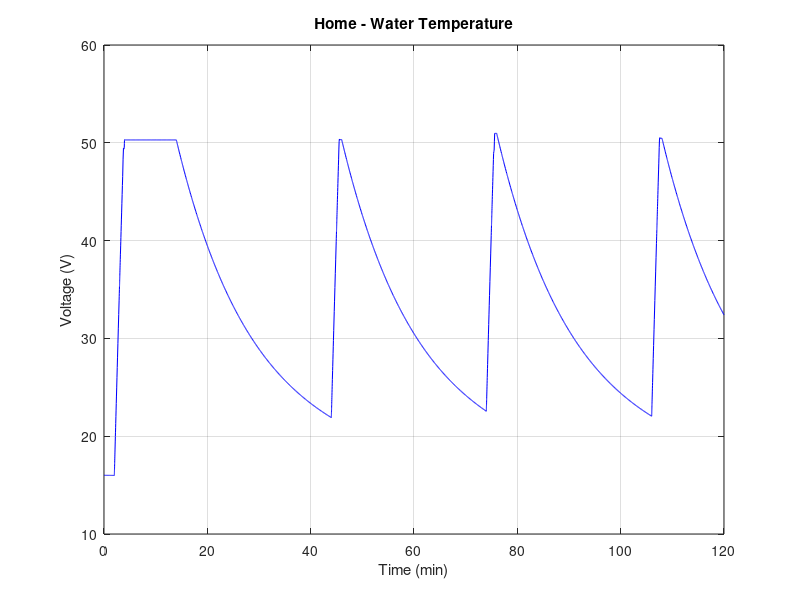
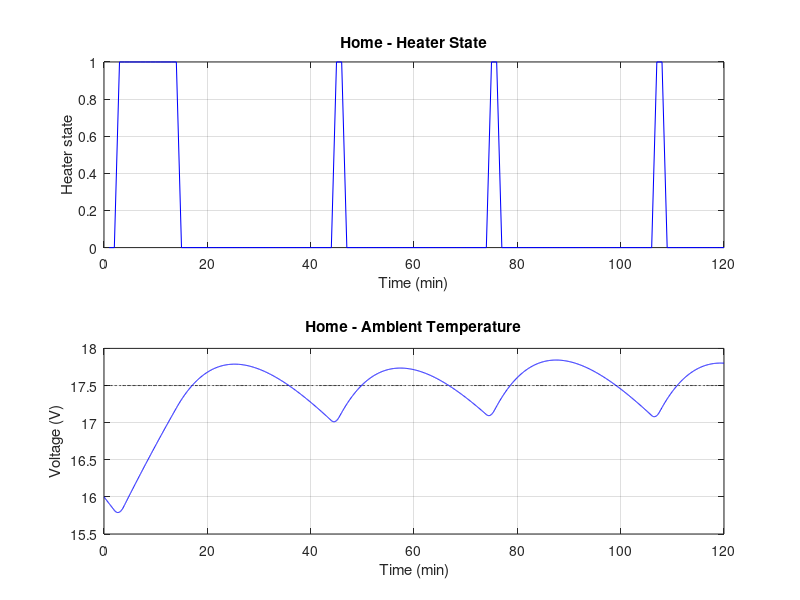

The MATLAB source for these figures, in order:
% describe me
clear all;
close all;
pkg load signal;

%%
% Global variables
%%
global T_SIM_MINS = 2*60; % Simulation Time (minutes).
global T_SAMPLE = 1*60; % Sample duration (seconds). Each sample a new input
                          % value will arrive from the controller
min_samples = 3;
ode_options = odeset('RelTol', 1e-2, 
                     'AbsTol', 1e-4,
                     'MaxStep', T_SAMPLE/min_samples);

%%
% Model input signal
%%
function y = si(t)
  y = 17.5;
end

%%
% Model the controller for the home heating system.
% Receives the input signal (target temperature) and home temperature
% Outputs the heating state as 0 (off) or 1 (on).
%%
function ht_en = run_controller(T_target, T_home, t)
  global integral = 0;
  global derivative = 0;
  global previous_error = 0;
  global last_t = 0;
  global window_start_time = 0;
  global on_time = 0;
  
  MIN_ON = 1*60;
  WINDOW_SIZE = 2*60; % Lower values = lower overshoot
  Kp = 1.1; % Reduce to reduce overshoot
  Ki = 1e-4;

  error = (T_target - T_home);
  dt = (t - last_t);
  integral += error*dt;
  derivative = (error - previous_error) / dt;
  previous_error = error;
  last_t = t;
  
  output = Kp*error + Ki*integral;% + 1e2*derivative;
  output = min(1, output);
  output = max(0, output);
  
  if (t - window_start_time >= WINDOW_SIZE)
    window_start_time += WINDOW_SIZE;
    on_time = WINDOW_SIZE * output; % compute new
    
    if (on_time < MIN_ON)
      on_time = 0;
    endif
  endif
  
  ht_en = 1;
  if (on_time <= t - window_start_time)
    ht_en = 0;
  endif
end

%%
% Model the home + heating system as a state-space representation
%
% x is in the form [Vw ; Va]
% x_dot is in the form [dVw/dt ; dVa/dt]
% heater_state can be either 0 (off) or 1 (on)
%%
function x_dot = home_ssm(t, x, heater_state)
  Cw = 3;
  Rwa = 300;
  Ca = 30;
  Ra = 350;
  MAX_WATER_TEMP = 50;
  
  I_pow = 1*heater_state;%run_controller(si(t), x(2), t); % input power (normalized)

  A = [-1/(Cw*Rwa) ,         1/(Cw*Rwa);
        1/(Ca*Rwa) , -1*(Ra + Rwa)/(Ca*Ra*Rwa)];
  x_dot = A*x + [1/Cw ; 0]*I_pow;
  
  % If we reached max water temp stop heating
  if ((x(1) >= MAX_WATER_TEMP) && (x_dot(1) > 0))
    x_dot(1) = 0;
  endif
end

x0 = [16; 16];     % Initial Conditions
t0 = 0;
tspan = [0, T_SAMPLE];
t_tot = [];
x_tot = [];
ht_tot = [];
% solve
for i = 1:(T_SIM_MINS*60/T_SAMPLE)
  ht_en = run_controller(si(t0), x0(2), t0);
  [t, x] = ode45(@(t,x) home_ssm(t,x, ht_en), tspan, x0, ode_options);
  x0 = x(end, :);
  t0 = t(end);
  tspan = [t0, t0 + T_SAMPLE];
  t_tot = [t_tot; t];
  x_tot = [x_tot; x];
  ht_tot = [ht_tot; [t0, ht_en]];
endfor

% Plot stuff
Vw = x_tot(:,1);    Va = x_tot(:,2);

figure();
plot(t_tot/60, Vw, 'b-', 'linewidth', 0.75);
grid on;
title('Home - Water Temperature');
xlabel('Time (min)'); ylabel('Voltage (V)');

figure();
subplot(2,1,1);
plot(ht_tot(:,1)/60, ht_tot(:,2), 'b-', 'linewidth', 0.75);
xlabel('Time (min)'); ylabel('Heater state');
grid on;
title('Home - Heater State');
subplot(2,1,2);
plot(t_tot/60, si(t_tot).*ones(1, length(t_tot)), 'k--', 'linewidth', 0.75);
hold on;
plot(t_tot/60, Va, 'b-', 'linewidth', 0.75);
grid on;
title('Home - Ambient Temperature');
xlabel('Time (min)'); ylabel('Voltage (V)');
energy = sum(ht_tot(:,2))
temp_avg = sum(Va) / length(Va)